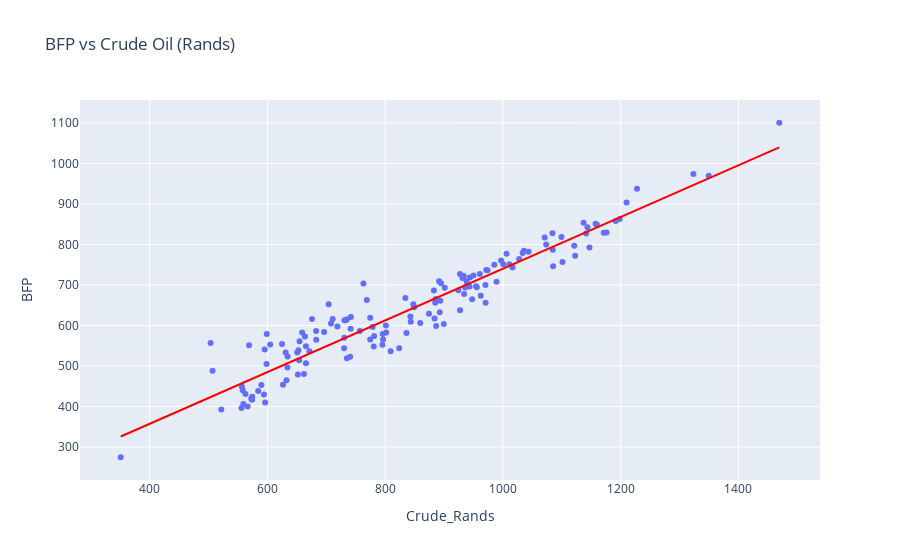

This figure's notebook cell:
### Markdown cell above
1. BFP

### Code cell
import plotly.express as px

#Show a graph of the result
fig = px.scatter(dataset, x='Crude_Rands', y='BFP', trendline='ols', trendline_color_override='red', title= 'BFP vs Crude Oil (Rands)')
fig.show()

### Figure 1 — Plotly figure (JSON) as saved in the notebook; plotly's stock layout.template omitted (floating-point values rounded to 4 significant figures; data arrays with more than 128 entries replaced by an {"elided": "..."} marker saying what was removed)
{"data": [{"hovertemplate": "Crude_Rands=%{x}<br>BFP=%{y}<extra></extra>", "legendgroup": "", "marker": {"color": "#636efa", "symbol": "circle"}, "mode": "markers", "name": "", "orientation": "v", "showlegend": false, "type": "scatter", "x": {"elided": "147 float values"}, "xaxis": "x", "y": {"elided": "147 float values"}, "yaxis": "y"}, {"hovertemplate": "<b>OLS trendline</b><br>BFP = 0.637867 * Crude_Rands + 102.272<br>R<sup>2</sup>=0.907839<br><br>Crude_Rands=%{x}<br>BFP=%{y} <b>(trend)</b><extra></extra>", "legendgroup": "", "line": {"color": "red"}, "marker": {"color": "#636efa", "symbol": "circle"}, "mode": "lines", "name": "", "showlegend": false, "type": "scatter", "x": {"elided": "147 float values"}, "xaxis": "x", "y": {"elided": "147 float values"}, "yaxis": "y"}], "layout": {"legend": {"tracegroupgap": 0}, "title": {"text": "BFP vs Crude Oil (Rands)"}, "xaxis": {"anchor": "y", "domain": [0, 1], "title": {"text": "Crude_Rands"}}, "yaxis": {"anchor": "x", "domain": [0, 1], "title": {"text": "BFP"}}}}
